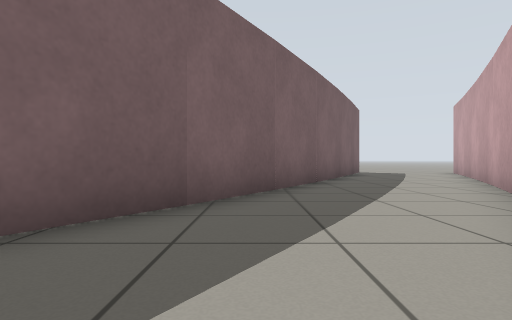
[1] (above)

14 first-person views from a walk through a robot-simulator world made for Gazebo. The camera is 0.5 m above the floor, looks level and sees 75° across. Floor lines are 1 m apart. The floor is counted in squares, 1 m on a side. Each view is taken from the middle of a square. On the plan, view 1 faces up. The plan holds only what a view shows up to about 9 squares ahead; the rest is blank.

[2]
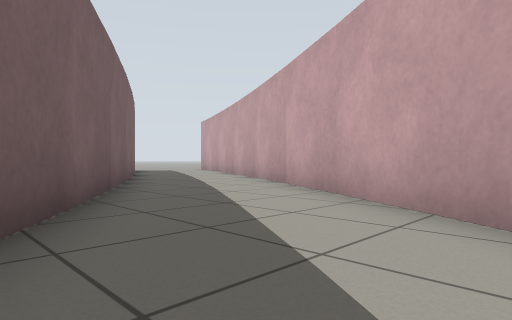

[3]
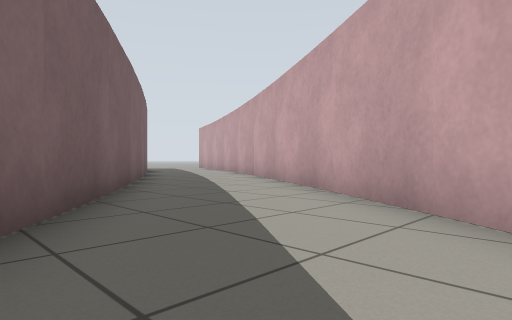

[4]
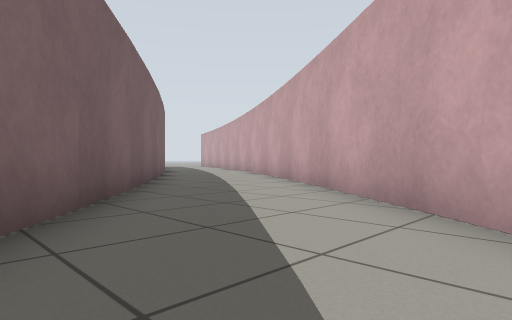

[5]
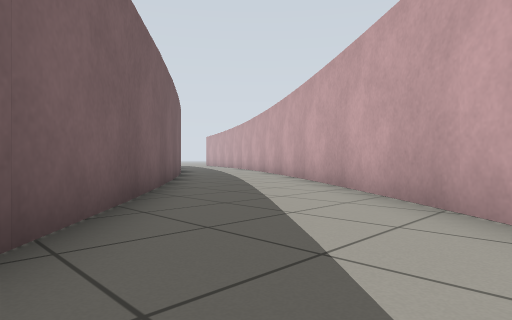

[6]
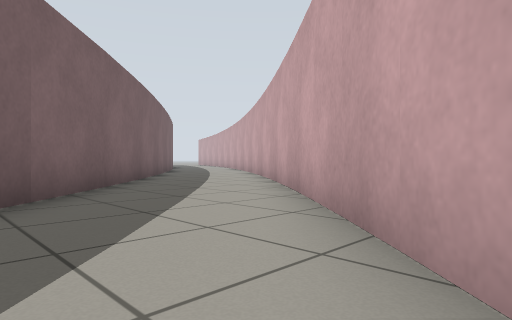

[7]
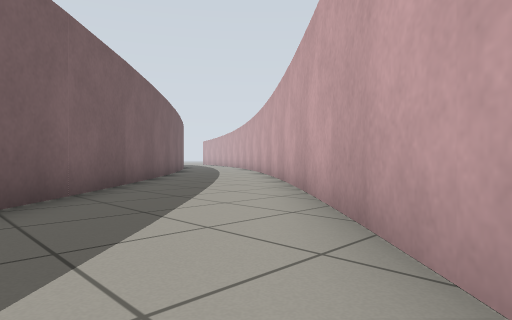

[8]
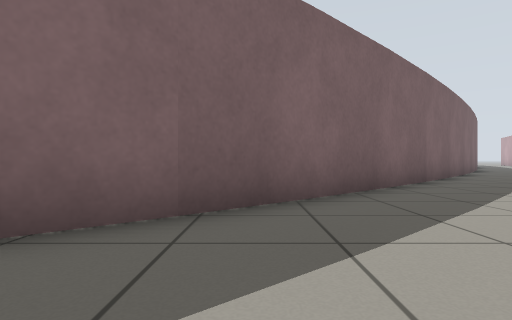

[9]
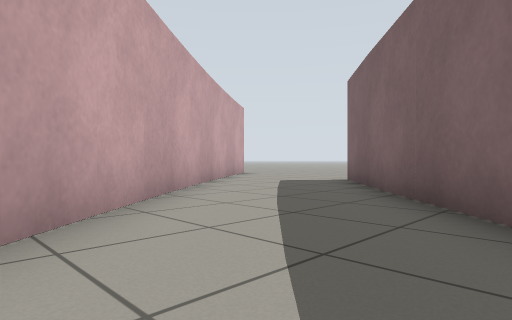

[10]
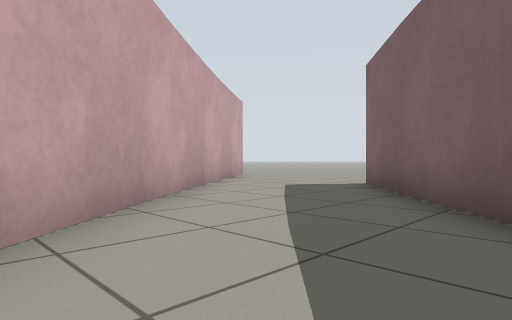

[11]
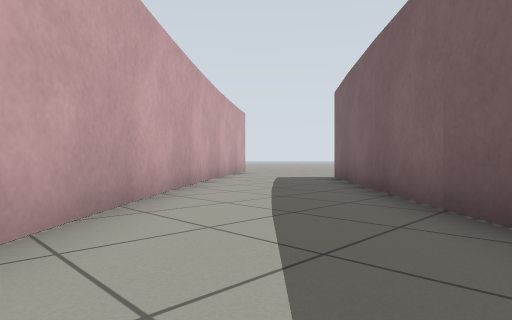

[12]
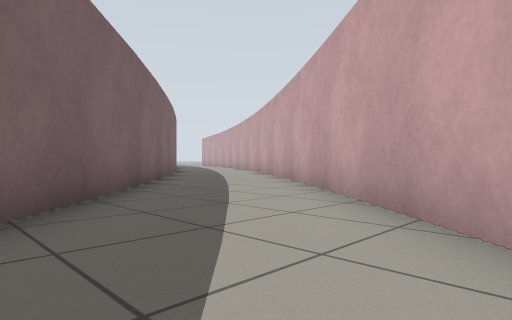

[13]
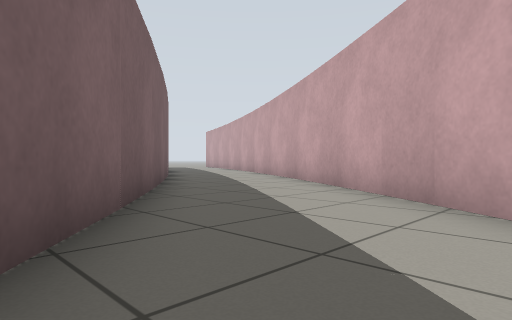

[14]
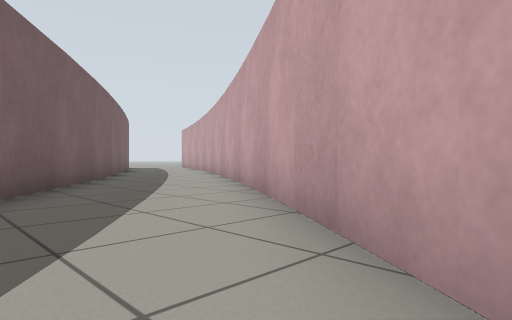

### Floor plan
Points are (right, up) in squares from view 1. A wall is a line through its corners. A room is listed if a view was taken in it or the views show most of it. See-through windows are left out.
Room 1 (view 1)
walls: (-0.5, -2.2) (1.4, 0.7); (-1.6, 2.3) (-3.4, -0.7)
ways out: opening at (-2, -2) to room 2; opening at (0, 2)
Room 2 (view 2)
walls: (-4.2, -1.9) (-5.6, -3.7); (-3.4, -0.7) (-4.2, -2); (-2.7, -5.4) (-0.3, -2.2)
ways out: opening at (-2, -2) to room 1; opening at (-4, -5) to room 3
Room 3 (views 3, 4, 13, 14)
walls: (-6.7, -5.5) (-9.5, -8.6); (-5.7, -9.3) (-2.7, -5.4); (-5.6, -3.7) (-6.9, -5.4); (-6.6, -10.4) (-5.6, -9.3)
ways out: opening at (-4, -5) to room 2; opening at (-8, -10) to room 4
Room 4 (views 5, 6, 7, 8, 9, 10, 11, 12)
walls: (-12.4, -12) (-18.5, -17.7); (-12.5, -16.8) (-6.6, -10.4); (-9.5, -8.6) (-12.6, -12); (-16.5, -20.5) (-12.4, -16.6)
ways out: opening at (-8, -10) to room 3; opening at (-17, -19)

Where each view was taken, in squares from view 1:
view 1: 0 up, 0 right, facing up
view 2: 2 down, 3 left, facing up-right
view 3: 5 down, 5 left, facing up-right
view 4: 9 down, 8 left, facing up-right
view 5: 11 down, 10 left, facing up-right
view 6: 15 down, 12 left, facing up-right
view 7: 17 down, 14 left, facing up-right
view 8: 18 down, 15 left, facing up
view 9: 15 down, 13 left, facing down-left
view 10: 16 down, 14 left, facing down-left
view 11: 14 down, 12 left, facing down-left
view 12: 13 down, 11 left, facing up-right
view 13: 7 down, 7 left, facing up-right
view 14: 7 down, 5 left, facing up-right
